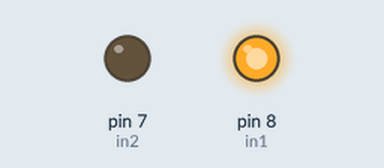
Recording of a sketch running on a simulated Arduino Uno, built with avr-gcc and run on an emulated ATmega328P. Shown: output pins drawn as LEDs (lit = HIGH).

Above: at 0.5 s.
At 1.5 s:
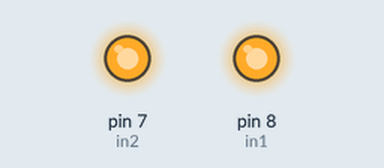
At 2.5 s:
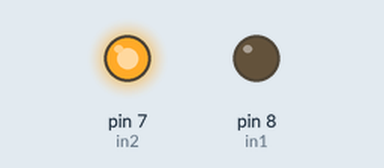
At 3.5 s:
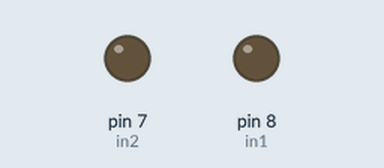
Timing chart, 0 to 5.2 s (numbered marks = the images above):
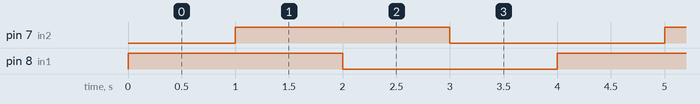

Measured:
- by itself, pin 7 (in2), pin 8 (in1): alternates HIGH for 2.0 s and LOW for 2.0 s
- by itself, everything shown: repeats every 4.0 s, in 4 steps

The sketch:

Relay.ino
```cpp
int in1 = 8;
int in2 = 7;

void setup() {
  pinMode(in1, OUTPUT);
  pinMode(in2, OUTPUT);
}

void loop() {
  digitalWrite(in1, HIGH);
  delay(1000);
  digitalWrite(in2, HIGH);
  delay(1000);
  digitalWrite(in1, LOW);
  delay(1000);
  digitalWrite(in2, LOW);
  delay(1000);

}
```
